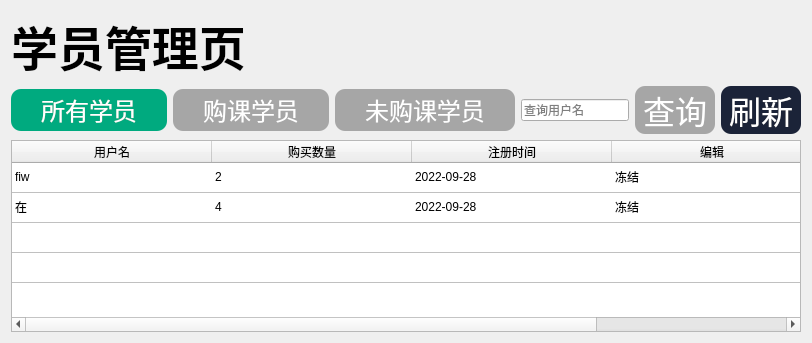
          <widget class="QWidget" name="page_3">
           <layout class="QHBoxLayout" name="horizontalLayout_35">
            <item>
             <layout class="QVBoxLayout" name="verticalLayout_18">
              <item>
               <widget class="QLabel" name="label_46">
                <property name="font">
                 <font>
                  <family>Songti SC</family>
                  <pointsize>35</pointsize>
                  <bold>true</bold>
                 </font>
                </property>
                <property name="text">
                 <string>学员管理页</string>
                </property>
               </widget>
              </item>
              <item>
               <layout class="QHBoxLayout" name="horizontalLayout_34">
                <item>
                 <widget class="QPushButton" name="pushButton_9">
                  <property name="font">
                   <font>
                    <family>Songti SC</family>
                    <pointsize>18</pointsize>
                   </font>
                  </property>
                  <property name="styleSheet">
                   <string notr="true">QPushButton{
color:rgb(255,255,255);
border-radius:10px;
background-color:rgb(166,166,166);
padding:3px 30px;
}
QPushButton:hover{
background-color:rgb(0,217,159);
}
QPushButton:checked{
background-color:rgb(0,170,127);
}</string>
                  </property>
                  <property name="text">
                   <string>所有学员</string>
                  </property>
                  <property name="checkable">
                   <bool>true</bool>
                  </property>
                  <property name="checked">
                   <bool>true</bool>
                  </property>
                  <property name="autoExclusive">
                   <bool>true</bool>
                  </property>
                 </widget>
                </item>
                <item>
                 <widget class="QPushButton" name="pushButton_10">
                  <property name="font">
                   <font>
                    <family>Songti SC</family>
                    <pointsize>18</pointsize>
                   </font>
                  </property>
                  <property name="styleSheet">
                   <string notr="true">QPushButton{
color:rgb(255,255,255);
border-radius:10px;
background-color:rgb(166,166,166);
padding:3px 30px;
}
QPushButton:hover{
background-color:rgb(0,217,159);
}
QPushButton:checked{
background-color:rgb(0,170,127);
}</string>
                  </property>
                  <property name="text">
                   <string>购课学员</string>
                  </property>
                  <property name="checkable">
                   <bool>true</bool>
                  </property>
                  <property name="autoExclusive">
                   <bool>true</bool>
                  </property>
                 </widget>
                </item>
                <item>
                 <widget class="QPushButton" name="pushButton_11">
                  <property name="font">
                   <font>
                    <family>Songti SC</family>
                    <pointsize>18</pointsize>
                   </font>
                  </property>
                  <property name="styleSheet">
                   <string notr="true">QPushButton{
color:rgb(255,255,255);
border-radius:10px;
background-color:rgb(166,166,166);
padding:3px 30px;
}
QPushButton:hover{
background-color:rgb(0,217,159);
}
QPushButton:checked{
background-color:rgb(0,170,127);
}</string>
                  </property>
                  <property name="text">
                   <string>未购课学员</string>
                  </property>
                  <property name="checkable">
                   <bool>true</bool>
                  </property>
                  <property name="autoExclusive">
                   <bool>true</bool>
                  </property>
                 </widget>
                </item>
                <item>
                 <widget class="QLineEdit" name="lineEdit">
                  <property name="placeholderText">
                   <string>查询用户名</string>
                  </property>
                 </widget>
                </item>
                <item>
                 <widget class="QPushButton" name="pushButton_13">
                  <property name="minimumSize">
                   <size>
                    <width>80</width>
                    <height>0</height>
                   </size>
                  </property>
                  <property name="maximumSize">
                   <size>
                    <width>120</width>
                    <height>16777215</height>
                   </size>
                  </property>
                  <property name="font">
                   <font>
                    <family>Wawati SC</family>
                    <pointsize>24</pointsize>
                   </font>
                  </property>
                  <property name="styleSheet">
                   <string notr="true">QPushButton{
color:rgb(255,255,255);
border-radius:10px;
background-color:rgb(166,166,166);
}
QPushButton:hover{
background-color:rgb(232,232,232);
}
QPushButton:pressed{
background-color:rgb(166,166,166);
}</string>
                  </property>
                  <property name="text">
                   <string>查询</string>
                  </property>
                 </widget>
                </item>
                <item>
                 <widget class="QPushButton" name="pushButton_12">
                  <property name="minimumSize">
                   <size>
                    <width>80</width>
                    <height>0</height>
                   </size>
                  </property>
                  <property name="maximumSize">
                   <size>
                    <width>120</width>
                    <height>16777215</height>
                   </size>
                  </property>
                  <property name="font">
                   <font>
                    <family>Wawati SC</family>
                    <pointsize>24</pointsize>
                   </font>
                  </property>
                  <property name="styleSheet">
                   <string notr="true">QPushButton{
color:rgb(255,255,255);
border-radius:10px;
background-color:rgb(27,35,56);
}
QPushButton:hover{
background-color:rgb(47,60,97);
}
QPushButton:pressed{
background-color:rgb(19,24,39);
}</string>
                  </property>
                  <property name="text">
                   <string>刷新</string>
                  </property>
                 </widget>
                </item>
               </layout>
              </item>
              <item>
               <widget class="QTableWidget" name="tableWidget">
                <property name="styleSheet">
                 <string notr="true">QTableWidget:item{
border-bottom:0.5px solid rgb(192, 192, 192);
	selection-color: rgb(0, 0, 0);
}</string>
                </property>
                <property name="showGrid">
                 <bool>false</bool>
                </property>
                <attribute name="horizontalHeaderDefaultSectionSize">
                 <number>200</number>
                </attribute>
                <attribute name="horizontalHeaderHighlightSections">
                 <bool>true</bool>
                </attribute>
                <attribute name="horizontalHeaderStretchLastSection">
                 <bool>true</bool>
                </attribute>
                <attribute name="verticalHeaderVisible">
                 <bool>false</bool>
                </attribute>
                <row>
                 <property name="text">
                  <string>0</string>
                 </property>
                </row>
                <row>
                 <property name="text">
                  <string>1</string>
                 </property>
                </row>
                <row>
                 <property name="text">
                  <string>2</string>
                 </property>
                </row>
                <row>
                 <property name="text">
                  <string>3</string>
                 </property>
                </row>
                <column>
                 <property name="text">
                  <string>用户名</string>
                 </property>
                </column>
                <column>
                 <property name="text">
                  <string>购买数量</string>
                 </property>
                </column>
                <column>
                 <property name="text">
                  <string>注册时间</string>
                 </property>
                </column>
                <column>
                 <property name="text">
                  <string>编辑</string>
                 </property>
                </column>
                <item row="0" column="0">
                 <property name="text">
                  <string>fiw</string>
                 </property>
                </item>
                <item row="0" column="1">
                 <property name="text">
                  <string>2</string>
                 </property>
                </item>
                <item row="0" column="2">
                 <property name="text">
                  <string>2022-09-28</string>
                 </property>
                </item>
                <item row="0" column="3">
                 <property name="text">
                  <string>冻结</string>
                 </property>
                </item>
                <item row="1" column="0">
                 <property name="text">
                  <string>在</string>
                 </property>
                </item>
                <item row="1" column="1">
                 <property name="text">
                  <string>4</string>
                 </property>
                </item>
                <item row="1" column="2">
                 <property name="text">
                  <string>2022-09-28</string>
                 </property>
                </item>
                <item row="1" column="3">
                 <property name="text">
                  <string>冻结</string>
                 </property>
                </item>
               </widget>
              </item>
             </layout>
            </item>
           </layout>
          </widget>
